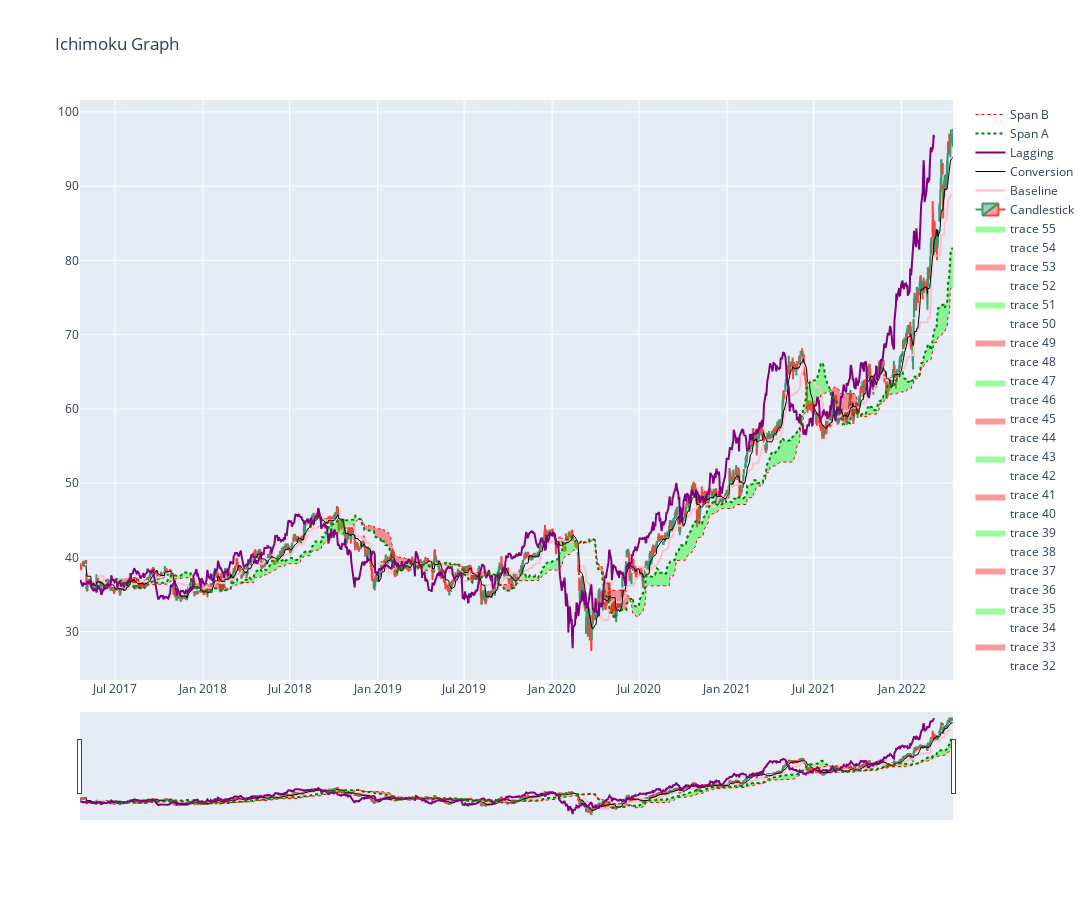

The code cell stored with this chart in its notebook:
### Markdown cell above
Video about Ichimoku:
    https://www.youtube.com/watch?v=zOWzs5nVWG8

### Code cell
test_df_A = get_stock_df_from_csv("ADM")
get_Ichimoku(test_df_A)
